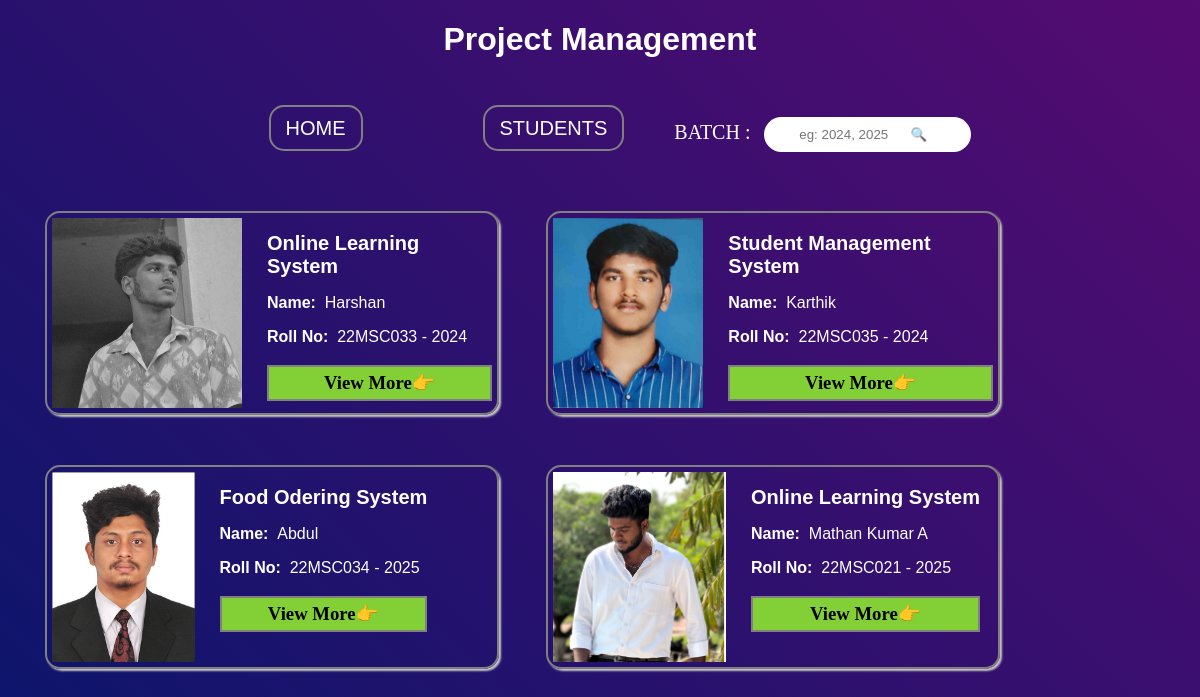
/students, run on the app's committed database.
### Reader/models.py (models this page shows, shortened)
class Student(models.Model):
    image=models.ImageField(upload_to="Media/Student_img",null=True)
    project=models.CharField(max_length=200)
    name=models.CharField(max_length=100)
    rollno=models.CharField(max_length=100)
    batch=models.IntegerField(max_length=5,null=True)
    abstract=models.CharField(max_length=5000,null=True)
    link=models.CharField(max_length=500,null=True)

### Reader/views.py (the view)
# urls.py: path('students',views.STUDENTS,name='student'),
def STUDENTS(request):
    student=Student.objects.all()
    context={
        'student':student,
    }
    return render(request,'main/student.html',context)

### template/main/student.html (shortened to what this page needs)
{% load static %}
<!DOCTYPE html>
<html lang="en">
<head>
    <link rel="stylesheet" href="{% static 'assets/css/main.css'%}">
</head>
<body>
    <div class="container1">
        <div class="title">
            <h1 style="color: #fff;"> Project Management</h1>
        </div>
    </div>
    <div class="container2">
        <div class="navbar">
            <a href="{% url 'home' %}" style="color: #fff;">HOME</a>
        </div>
        <div class="navbar">
            <a href="{% url 'student' %}" style="color: #fff;">STUDENTS</a>
        </div>
        <div>
            <form method="get" action="{% url 'batch' %}" class="form" style="margin-right: 30px;">
                <label for="">BATCH :</label>
                <input type="text" placeholder="    eg: 2024, 2025      🔍" name="batch" aria-label="Search">
            </form>
        </div>
    </div>
    <div class="container3">
        {% for i in student %}
        <div class="card1">
            <div>
                <img src="{{i.image.url}}" alt="Display_student_image">
            </div>
            <div class="std_details">
                <div>
                    <h1>{{i.project}}</h1>
                </div>
                <div>
                    <p><b>Name:&nbsp;&nbsp;</b>{{i.name}}</p>
                </div>
                <div>
                    <p><b>Roll No:&nbsp;&nbsp;</b>{{i.rollno}} - {{i.batch}}</p>
                </div>
                <div class="nextpage">
                    <a href="{% url 'project_details' i.name %}"><h3 >View More👉</h3></a>
                </div>
            </div>
        </div>
        {% endfor %}
    </div>
</body>
</html>

### static/assets/css/main.css (style rules this page uses)
.title h1 { margin-bottom: 50px; display: flex; justify-content: center; flex-wrap: wrap; font-family: Arial, Helvetica, sans-serif; height: 100%; width: 100%; }
.container2 { margin-top: 20px; display: flex; justify-content:center; flex-wrap: wrap; padding: 9px; }
.navbar a { border: 2px solid grey; padding: 10px; padding-left: 15px; padding-right: 15px; text-decoration: none; font-size: 20px; color: black; font-family: Arial, Helvetica, sans-serif; margin-left: 70px; margin-right: 50px; border-radius: 15px; }
.container3 { margin-top: 20px; display: flex; flex-wrap: wrap; height: 100%px; width: 100%; flex-wrap: wrap; }
.card1 { box-shadow: 2px 2px 2px rgb(198, 197, 197); border: 2px solid grey; height: 200px; width: 450px; margin: 10px; display: flex; border-radius:15px ; margin-left: 37px; margin-bottom: 20px; margin-top: 30px; }
.card1 img { height: 190px; margin: 5px; }
.std_details h1 { font-family: sans-serif; font-size: 20px;color: #fff; }
.std_details { margin-top: 10px; margin-bottom: 10px; margin: 5px; }
.std_details p { font-family: sans-serif; font-size: 16px; color: #fff; }
.nextpage { text-align: center; }
.nextpage h3 { padding: 5px; border: 2px solid grey; background-color: rgb(131, 208, 54); text-decoration: none; }
.nextpage a { text-decoration: none; color: black; }

### template/main/student.html (style rules this page uses)
body { background: linear-gradient(45deg,#0e156c,#550b71); }
.std_details { margin-left: 20px; border: 0; }
.form input { padding: 10px; padding-left: 20px; border-radius: 20px; border: 0; }
.form label { color: #fff; font-size: 20px; padding-right: 10px; }

### data on the page
Student: image (picture), project "Online Learning System", name "Harshan", rollno "22MSC033", batch "2024"
Student: image (picture), project "Student Management System", name "Karthik", rollno "22MSC035", batch "2024"
Student: image (picture), project "Food Odering System", name "Abdul", rollno "22MSC034", batch "2025"
Student: image (picture), project "Online Learning System", name "Mathan Kumar A", rollno "22MSC021", batch "2025"
